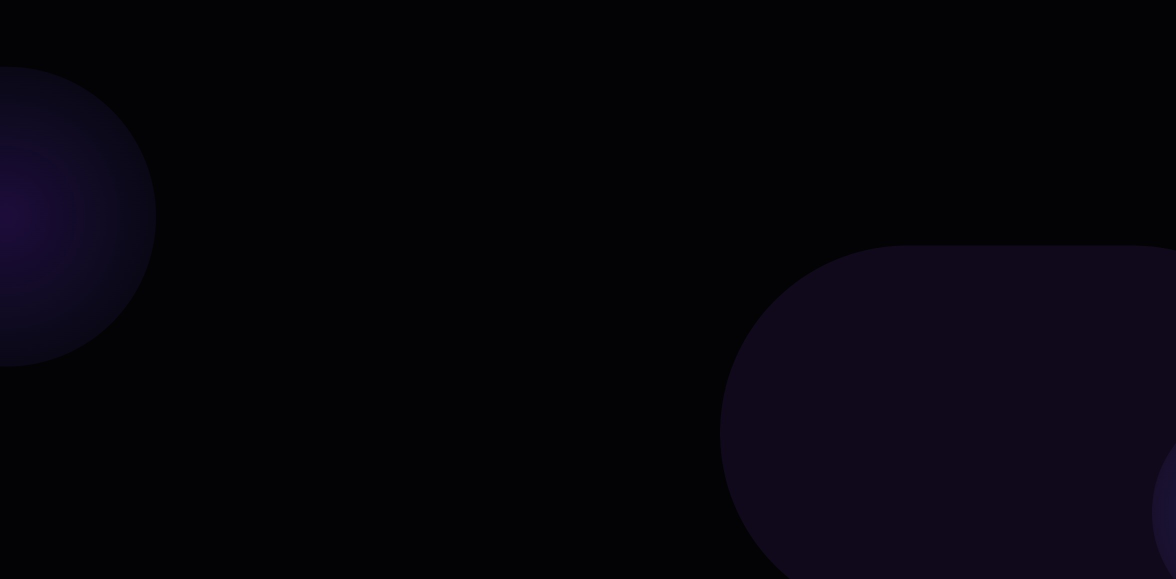
#> input picture ad-video/screenshots/01_hero.jpg, 2352 x 1158 px, found by its file name (shown at 1/2 size)
$ python assemble_video.py
#> lines starting #> are read from the running program, lines starting #| are printed output that depends on the picture
"""
Flowfiy 30-second promotional video assembler.
Combines screenshots with Ken Burns effects, text overlays, and voiceover.
Output: flowfiy_ad_30s.mp4 (1920x1080)
"""

import os
import numpy as np
from PIL import Image, ImageDraw, ImageFont, ImageFilter
from moviepy import (
    VideoClip, AudioFileClip, CompositeVideoClip,
    concatenate_videoclips, ImageClip
)

# ── Config ──────────────────────────────────────────────────────────────────
BASE   = r"E:\CodeX Developemt\AI_Sales_outbound_system\ad-video"
SHOTS  = os.path.join(BASE, "screenshots")
AUDIO  = os.path.join(BASE, "voiceover.mp3")
OUT    = os.path.join(BASE, "flowfiy_ad_30s.mp4")
W, H   = 1920, 1080
FPS    = 24

# ── Scene definitions ────────────────────────────────────────────────────────
# Each scene: (filename, duration_sec, label, sublabel, zoom_start, zoom_end, pan_x, pan_y)
# zoom > 1 means zoom in; pan_x/pan_y are fractional offsets (0 = centre)
SCENES = [
    # file                  dur  label                          sub                           z_s   z_e   px    py
    ("01_hero.jpg",         4.5, "Flowfiy",                    "AI-Powered B2B Outreach",    1.08, 1.00, 0.0,  0.0),
    ("02_stats.jpg",        3.0, "Real Results",               "$0 per lead · Claude AI",    1.00, 1.06, 0.0, -0.03),
    ("03_pipeline.jpg",     3.5, "5 AI Agents",                "Research · Score · Write",   1.05, 1.00, 0.0,  0.0),
    ("04_features.jpg",     3.0, "Built for Agencies",         "Multi-tenant workspaces",    1.00, 1.05, 0.0,  0.02),
    ("05_pricing.jpg",      3.0, "Start Free",                 "No credit card required",    1.06, 1.00, 0.0,  0.0),
    ("06_usecase_hero.jpg", 3.0, "Find Your ICP",              "Apollo + Claude AI",         1.00, 1.05, 0.0, -0.02),
    ("07_pipeline_steps.jpg",3.0,"Qualify Every Lead",         "0–100 AI scoring",           1.05, 1.00, 0.0,  0.0),
    ("08_cold_email.jpg",   3.0, "Personalized at Scale",      "Claude writes every email",  1.00, 1.06, 0.0,  0.02),
    ("09_about_stats.jpg",  3.5, "Smarter Outreach",           "Start free at flowfiy.com",  1.05, 1.00, 0.0,  0.0),
]

TOTAL_DUR = sum(s[1] for s in SCENES)
print(f"Total duration: {TOTAL_DUR:.1f}s | Scenes: {len(SCENES)}")

# ── Helpers ──────────────────────────────────────────────────────────────────

def load_and_fit(path: str) -> np.ndarray:
    """Load image, fit/crop to 1920x1080 with dark overlay."""
    img = Image.open(path).convert("RGB")
#> img is the input picture: PIL image 2352x1158 RGB; mean R, G, B 6.4, 4.6, 11.2
    # Scale to fill 1920x1080 (cover mode)
    r = max(W / img.width, H / img.height)
#> r = 0.933
    nw, nh = int(img.width * r), int(img.height * r)
#> nw = 2193; nh = 1080
    img = img.resize((nw, nh), Image.LANCZOS)
#> img: PIL image 2193x1080 RGB
    # Centre crop
    x0 = (nw - W) // 2
#> x0 = 136
    y0 = (nh - H) // 2
#> y0 = 0
    img = img.crop((x0, y0, x0 + W, y0 + H))
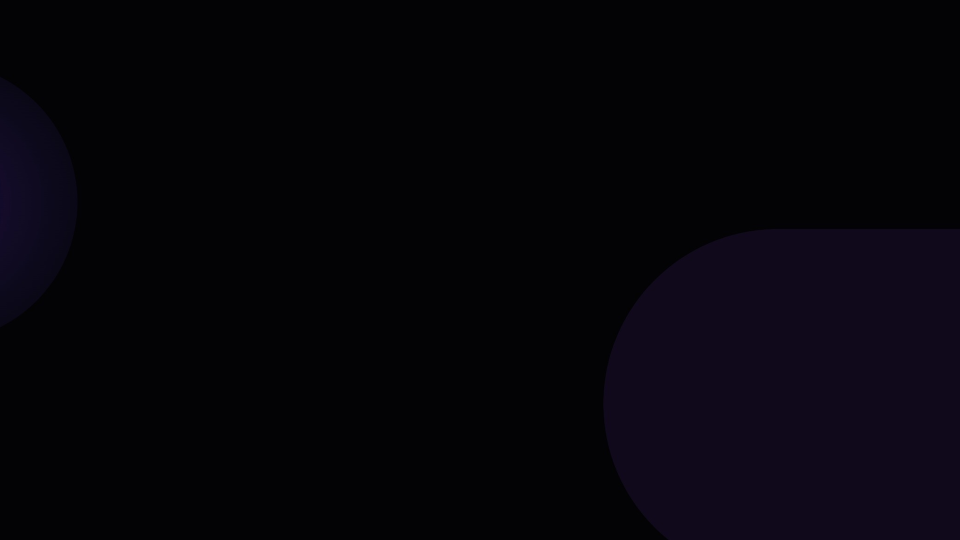
#> img: PIL image 1920x1080 RGB (shown at 1/2 size); mean R, G, B 5.8, 4.3, 9.9
    # Dark vignette overlay for text readability
    overlay = Image.new("RGBA", (W, H), (0, 0, 0, 0))
#> overlay: PIL image 1920x1080 RGBA; every value is 0
    draw = ImageDraw.Draw(overlay)
    # Gradient from bottom
    for i in range(H):
        alpha = int(160 * (i / H) ** 1.4)
        draw.line([(0, i), (W, i)], fill=(0, 0, 0, alpha))
    img = img.convert("RGBA")
#> img: PIL image 1920x1080 RGBA
    img = Image.alpha_composite(img, overlay).convert("RGB")
#> img: PIL image 1920x1080 RGB
    return np.array(img)


def make_text_overlay(label: str, sublabel: str) -> np.ndarray:
    """Create transparent RGBA overlay with text."""
#> called with label = 'Flowfiy', sublabel = 'AI-Powered B2B Outreach'
    overlay = Image.new("RGBA", (W, H), (0, 0, 0, 0))
    draw = ImageDraw.Draw(overlay)

    # Try to use a nice font, fall back to default
    try:
        font_main = ImageFont.truetype("arial.ttf", 72)
        font_sub  = ImageFont.truetype("arial.ttf", 36)
    except:
        try:
            font_main = ImageFont.truetype("C:/Windows/Fonts/arialbd.ttf", 72)
            font_sub  = ImageFont.truetype("C:/Windows/Fonts/arial.ttf", 36)
        except:
            font_main = ImageFont.load_default()
            font_sub  = font_main

    # Accent bar
    bar_y = H - 200
    draw.rectangle([(120, bar_y - 4), (120 + 6, bar_y + 90)], fill=(139, 92, 246, 230))  # violet

    # Main label
    draw.text((140, bar_y), label, font=font_main, fill=(255, 255, 255, 245))

    # Sub label
    draw.text((142, bar_y + 82), sublabel, font=font_sub, fill=(180, 180, 210, 210))

    # Top-left brand dot
    draw.ellipse([(40, 40), (56, 56)], fill=(139, 92, 246, 200))

    return np.array(overlay)
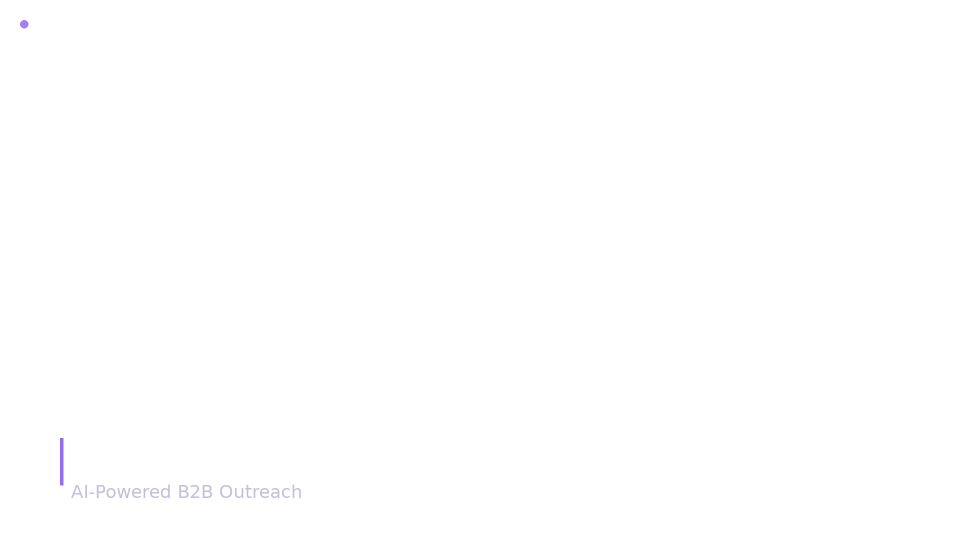
#> returned value: shape (1080, 1920, 4) (shown at 1/2 size); mean of channels 0, 1, 2, 3 1, 1, 1.1, 0.9; transparent parts drawn white


def ken_burns_frame(base_img: np.ndarray, text_overlay: np.ndarray,
                    t: float, duration: float,
                    zoom_start: float, zoom_end: float,
                    pan_x: float, pan_y: float) -> np.ndarray:
    """Generate a single frame with Ken Burns zoom/pan effect."""
    progress = t / max(duration - 0.001, 0.001)
    zoom = zoom_start + (zoom_end - zoom_start) * progress

    # Crop a zoomed region from centre
    crop_w = int(W / zoom)
    crop_h = int(H / zoom)
    cx = W // 2 + int(pan_x * W * progress)
    cy = H // 2 + int(pan_y * H * progress)

    x0 = max(0, min(cx - crop_w // 2, W - crop_w))
    y0 = max(0, min(cy - crop_h // 2, H - crop_h))
    x1 = x0 + crop_w
    y1 = y0 + crop_h

    # Crop and resize back to full resolution
    cropped = Image.fromarray(base_img[y0:y1, x0:x1])
    frame = np.array(cropped.resize((W, H), Image.BILINEAR))

    # Blend text overlay (RGBA) on top
    txt_img  = Image.fromarray(text_overlay)   # already RGBA ndarray
    base_pil = Image.fromarray(frame).convert("RGBA")

    # Fade in text in first 0.5s, fade out in last 0.5s
    alpha_mult = min(1.0, min(t / 0.5, (duration - t) / 0.5))
    if alpha_mult < 1.0:
        r, g, b, a = txt_img.split()
        a = a.point(lambda x: int(x * alpha_mult))
        txt_img = Image.merge("RGBA", (r, g, b, a))

    composited = Image.alpha_composite(base_pil, txt_img).convert("RGB")
    return np.array(composited)


# ── Build clips ──────────────────────────────────────────────────────────────
print("Building video clips...")
clips = []

for (fname, dur, label, sub, zs, ze, px, py) in SCENES:
    path = os.path.join(SHOTS, fname)
    if not os.path.exists(path):
        print(f"  MISSING: {fname} — skipping")
        continue

    base_img     = load_and_fit(path)
    text_overlay = make_text_overlay(label, sub)

    # Capture loop vars
    _base = base_img
    _txt  = text_overlay
    _dur  = dur
    _zs, _ze, _px, _py = zs, ze, px, py

    def make_frame(t, b=_base, tx=_txt, d=_dur, zs=_zs, ze=_ze, px=_px, py=_py):
        return ken_burns_frame(b, tx, t, d, zs, ze, px, py)

#> (the run stopped early here; a loop or call above may not have finished)
